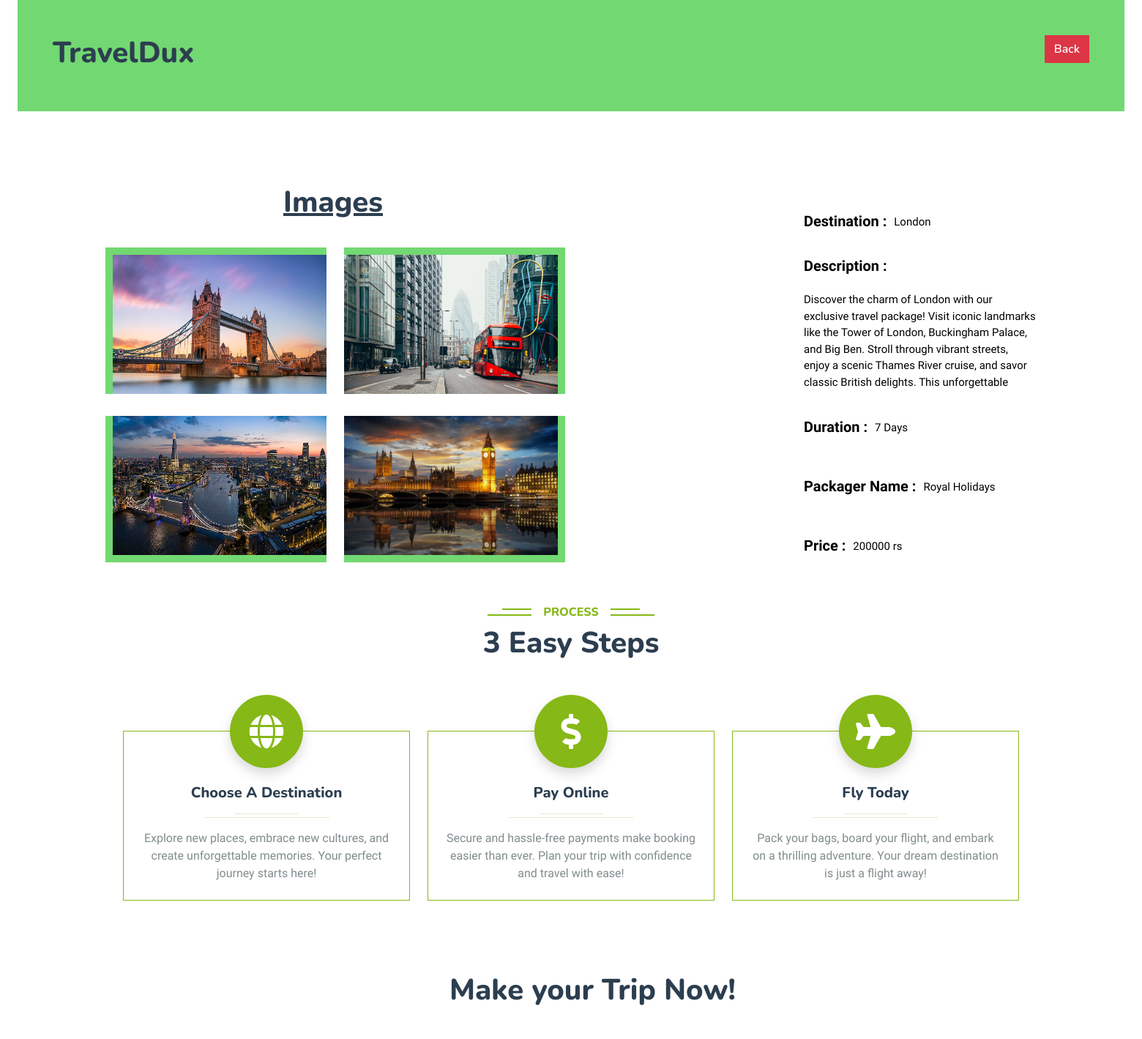
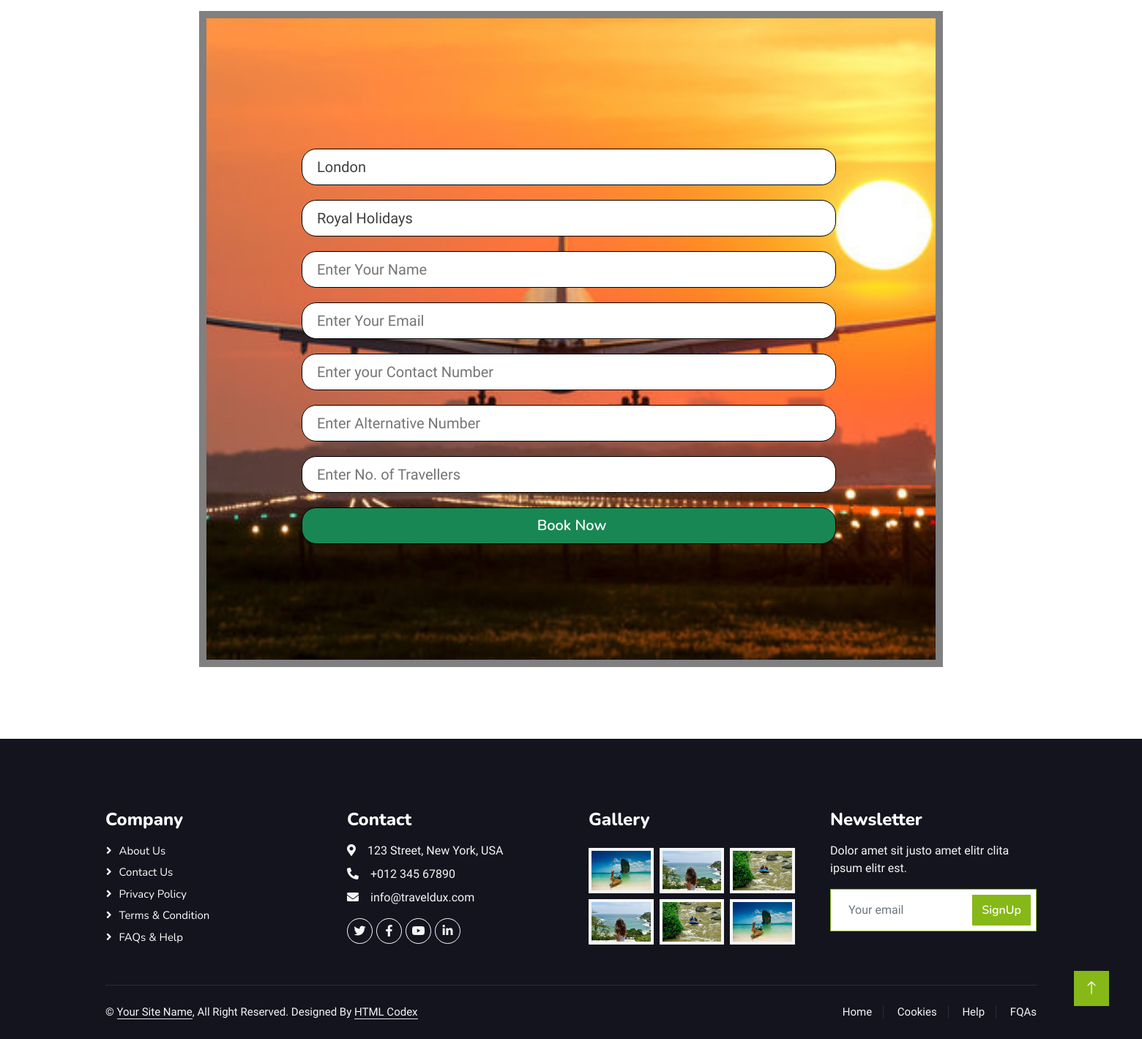
Page /userviewSection/2/ on the committed database (2 pictures, top to bottom).
### home/models.py (models this page shows, shortened)
class packages(models.Model):
    destination = models.CharField(max_length=100)
    description = models.CharField(max_length=1000)
    duration = models.CharField(max_length=10)
    price = models.IntegerField()
    packager_name = models.CharField(max_length=100)
    image1 = models.ImageField(upload_to='uploads/',null=True, blank=True)
    image2 = models.ImageField(upload_to='uploads/',null=True, blank=True)
    image3 = models.ImageField(upload_to='uploads/',null=True, blank=True)
    image4 = models.ImageField(upload_to='uploads/',null=True, blank=True)
    verification = models.CharField(max_length=100,default="Not Verified")

### home/views.py (the view)
# urls.py: path('userviewSection/<int:id>/',views.UserViewSection,name='Userviewsection'),
def UserViewSection(request,id):
    item = packages.objects.filter(id=id)
    context = {
        'item':item
    }
    return render(request,'userInterface/userView.html',context)

### template/userInterface/userView.html (shortened to what this page needs)
{% load static %}
<!DOCTYPE html>
<html lang="en">
<head>
    <link rel="stylesheet" href="https://cdn.jsdelivr.net/npm/bootstrap@5.3.3/dist/css/bootstrap.min.css">
    <link href="https://cdnjs.cloudflare.com/ajax/libs/font-awesome/5.10.0/css/all.min.css" rel="stylesheet">
    <link href="https://cdn.jsdelivr.net/npm/bootstrap-icons@1.4.1/font/bootstrap-icons.css" rel="stylesheet">
    <link href="{% static 'lib/animate/animate.min.css' %}" rel="stylesheet">
    <link href="{% static 'lib/owlcarousel/assets/owl.carousel.min.css' %}" rel="stylesheet">
    <link href="{% static 'lib/tempusdominus/css/tempusdominus-bootstrap-4.min.css' %}" rel="stylesheet" />
    <link href="{% static 'css/bootstrap.min.css' %}" rel="stylesheet">
    <link href="{% static 'css/style.css' %}" rel="stylesheet">
</head>
<body>
    <div class="container-fluid">
        <div class="nav col-md-12" style="background-color: rgb(114, 216, 114);">
            <div class="col-md-6">
                <div class="title p-5">
                    <h1>TravelDux</h1>
                </div>
            </div>
            <div class="col-md-6">
                <div class="logout p-5" style="display:flex;justify-content:end;">
                    <a href="{% url 'packagePage' %}" class="btn btn-danger">Back</a>
                </div>
            </div>
        </div>
    </div>
    <div class="container col-md-12 d-flex">
        {% for i in item %}
        <div class="col-md-9">
            <h1 style="margin-left: 50px;margin-left: 243px;margin-top: 100px;"><u>Images</u></h1>
            <div class="row d-flex">
                <div class="col-md-4"><img src="{{i.image1.url}}" alt="image 1" class="images" style="border-top: 10px solid  rgb(114, 216, 114);border-left: 10px solid  rgb(114, 216, 114);"></div>
                <div class="col-md-4"><img src="{{i.image2.url}}" alt="image 2" class="images" style="border-top: 10px solid  rgb(114, 216, 114);border-right: 10px solid  rgb(114, 216, 114);"></div>
            </div>
            <div class="row d-flex">
                <div class="col-md-4"><img src="{{i.image3.url}}" alt="image 3" class="images" style="border-bottom: 10px solid  rgb(114, 216, 114);border-left: 10px solid  rgb(114, 216, 114);"></div>
                <div class="col-md-4"><img src="{{i.image4.url}}" alt="image 4" class="images" style="border-bottom: 10px solid  rgb(114, 216, 114);border-right: 10px solid  rgb(114, 216, 114);"></div>
            </div>
        </div>
        <div class="col-md-3" style="margin-top: 100px;">
            <div class="details d-flex"><p class="label">Destination :&nbsp;&nbsp; <p class="details"> {{i.destination}}</p></p></div>
            <div class="description"><p class="label">Description : <p class="details"> {{i.description}}</p></p></div>
            <div class="details d-flex"><p class="label">Duration :&nbsp;&nbsp; <p class="details"> {{i.duration}} Days</p></p></div>
            <div class="details d-flex"><p class="label">Packager Name :&nbsp;&nbsp; <p class="details"> {{i.packager_name}}</p></p></div>
            <div class="details d-flex"><p class="label">Price :&nbsp;&nbsp; <p class="details"> {{i.price}} rs</p></p></div>
        </div>
        {% endfor %}
    </div>
    <div class="container-xxl py-5">
        <div class="container">
            <div class="text-center pb-4 wow fadeInUp" data-wow-delay="0.1s">
                <h6 class="section-title bg-white text-center text-primary px-3">Process</h6>
                <h1 class="mb-5">3 Easy Steps</h1>
            </div>
            <div class="row gy-5 gx-4 justify-content-center">
                <div class="col-lg-4 col-sm-6 text-center pt-4 wow fadeInUp" data-wow-delay="0.1s">
                    <div class="position-relative border border-primary pt-5 pb-4 px-4">
                        <div class="d-inline-flex align-items-center justify-content-center bg-primary rounded-circle position-absolute top-0 start-50 translate-middle shadow" style="width: 100px; height: 100px;">
                            <i class="fa fa-globe fa-3x text-white"></i>
                        </div>
                        <h5 class="mt-4">Choose A Destination</h5>
                        <hr class="w-25 mx-auto bg-primary mb-1">
                        <hr class="w-50 mx-auto bg-primary mt-0">
                        <p class="mb-0">Explore new places, embrace new cultures, and create unforgettable memories. Your perfect journey starts here! </p>
                    </div>
                </div>
                <div class="col-lg-4 col-sm-6 text-center pt-4 wow fadeInUp" data-wow-delay="0.3s">
                    <div class="position-relative border border-primary pt-5 pb-4 px-4">
                        <div class="d-inline-flex align-items-center justify-content-center bg-primary rounded-circle position-absolute top-0 start-50 translate-middle shadow" style="width: 100px; height: 100px;">
                            <i class="fa fa-dollar-sign fa-3x text-white"></i>
                        </div>
                        <h5 class="mt-4">Pay Online</h5>
                        <hr class="w-25 mx-auto bg-primary mb-1">
                        <hr class="w-50 mx-auto bg-primary mt-0">
                        <p class="mb-0">Secure and hassle-free payments make booking easier than ever. Plan your trip with confidence and travel with ease!</p>
                    </div>
                </div>
                <div class="col-lg-4 col-sm-6 text-center pt-4 wow fadeInUp" data-wow-delay="0.5s">
                    <div class="position-relative border border-primary pt-5 pb-4 px-4">
                        <div class="d-inline-flex align-items-center justify-content-center bg-primary rounded-circle position-absolute top-0 start-50 translate-middle shadow" style="width: 100px; height: 100px;">
                            <i class="fa fa-plane fa-3x text-white"></i>
                        </div>
                        <h5 class="mt-4">Fly Today</h5>
                        <hr class="w-25 mx-auto bg-primary mb-1">
                        <hr class="w-50 mx-auto bg-primary mt-0">
                        <p class="mb-0">Pack your bags, board your flight, and embark on a thrilling adventure. Your dream destination is just a flight away! </p>
                    </div>
                </div>
            </div>
        </div>
    </div>
    <div class="container col-md-12">
        <div class="row">
            <h1 class="heading" style="margin-left: 470px;margin-top: 50px;">Make your Trip Now!</h1>
        </div>
        <div class="row" style="padding: 50px 140px;">
            {% for i in item %}
            <form action="{% url 'bookingDetails' %}" method="POST" class="inpForm">
                <input type="text" name="destination" id="" placeholder="Destination" class="bookinp valued" value="{{i.destination}}" required required >
                <input type="text" name="packager_name" id="" placeholder="packager_name" class="bookinp valued" value="{{i.packager_name}}" required >
                <input type="text" name="name" id="" placeholder="Enter Your Name" class="bookinp" required>
                <input type="email" name="email" id="" placeholder="Enter Your Email" class="bookinp" required>
                <input type="text" name="phone1" id="" placeholder="Enter your Contact Number" class="bookinp" required>
                <input type="text" name="phone2" id="" placeholder="Enter Alternative Number" class="bookinp" required>
                <input type="number" name="traveller" id="" placeholder="Enter No. of Travellers" class="bookinp" required>
                <button type="submit" class="btn btn-success bookinp">Book Now</button>
            </form>
            {% endfor %}
        </div>
    </div>
    <div class="container-fluid bg-dark text-light footer pt-5 mt-5 wow fadeIn" data-wow-delay="0.1s">
        <div class="container py-5">
            <div class="row g-5">
                <div class="col-lg-3 col-md-6">
                    <h4 class="text-white mb-3">Company</h4>
                    <a class="btn btn-link" href="">About Us</a>
                    <a class="btn btn-link" href="">Contact Us</a>
                    <a class="btn btn-link" href="">Privacy Policy</a>
                    <a class="btn btn-link" href="">Terms & Condition</a>
                    <a class="btn btn-link" href="">FAQs & Help</a>
                </div>
                <div class="col-lg-3 col-md-6">
                    <h4 class="text-white mb-3">Contact</h4>
                    <p class="mb-2"><i class="fa fa-map-marker-alt me-3"></i>123 Street, New York, USA</p>
                    <p class="mb-2"><i class="fa fa-phone-alt me-3"></i>+012 345 67890</p>
                    <p class="mb-2"><i class="fa fa-envelope me-3"></i>info@traveldux.com</p>
                    <div class="d-flex pt-2">
                        <a class="btn btn-outline-light btn-social" href=""><i class="fab fa-twitter"></i></a>
                        <a class="btn btn-outline-light btn-social" href=""><i class="fab fa-facebook-f"></i></a>
                        <a class="btn btn-outline-light btn-social" href=""><i class="fab fa-youtube"></i></a>
                        <a class="btn btn-outline-light btn-social" href=""><i class="fab fa-linkedin-in"></i></a>
                    </div>
                </div>
                <div class="col-lg-3 col-md-6">
                    <h4 class="text-white mb-3">Gallery</h4>
                    <div class="row g-2 pt-2">
                        <div class="col-4">
                            <img class="img-fluid bg-light p-1" src="{% static 'img/package-1.jpg' %}" alt="">
                        </div>
                        <div class="col-4">
                            <img class="img-fluid bg-light p-1" src="{% static 'img/package-2.jpg' %}" alt="">
                        </div>
                        <div class="col-4">
                            <img class="img-fluid bg-light p-1" src="{% static 'img/package-3.jpg' %}" alt="">
                        </div>
                        <div class="col-4">
                            <img class="img-fluid bg-light p-1" src="{% static 'img/package-2.jpg' %}" alt="">
                        </div>
                        <div class="col-4">
                            <img class="img-fluid bg-light p-1" src="{% static 'img/package-3.jpg' %}" alt="">
                        </div>
                        <div class="col-4">
                            <img class="img-fluid bg-light p-1" src="{% static 'img/package-1.jpg' %}" alt="">
                        </div>
                    </div>
                </div>
                <div class="col-lg-3 col-md-6">
                    <h4 class="text-white mb-3">Newsletter</h4>
                    <p>Dolor amet sit justo amet elitr clita ipsum elitr est.</p>
                    <div class="position-relative mx-auto" style="max-width: 400px;">
                        <input class="form-control border-primary w-100 py-3 ps-4 pe-5" type="text" placeholder="Your email">
                        <button type="button" class="btn btn-primary py-2 position-absolute top-0 end-0 mt-2 me-2">SignUp</button>
                    </div>
                </div>
            </div>
        </div>
        <div class="container">
            <div class="copyright">
                <div class="row">
                    <div class="col-md-6 text-center text-md-start mb-3 mb-md-0">
                        &copy; <a class="border-bottom" href="#">Your Site Name</a>, All Right Reserved.
                        Designed By <a class="border-bottom" href="https://htmlcodex.com">HTML Codex</a>
                    </div>
                    <div class="col-md-6 text-center text-md-end">
                        <div class="footer-menu">
                            <a href="">Home</a>
                            <a href="">Cookies</a>
                            <a href="">Help</a>
                            <a href="">FQAs</a>
                        </div>
                    </div>
                </div>
            </div>
        </div>
    <a href="#" class="btn btn-lg btn-primary btn-lg-square back-to-top"><i class="bi bi-arrow-up"></i></a>
</body>
</html>

### static/css/style.css (style rules this page uses)
:root { --primary: #86B817; --secondary: #FE8800; --light: #F5F5F5; --dark: #14141F; }
.back-to-top { position: fixed; display: none; right: 45px; bottom: 45px; z-index: 99; }
.btn { font-family: 'Nunito', sans-serif; font-weight: 600; transition: .5s; }
.btn.btn-primary, .btn.btn-secondary { color: #FFFFFF; }
.btn-lg-square { width: 48px; height: 48px; }
.btn-square, .btn-sm-square, .btn-lg-square { padding: 0; display: flex; align-items: center; justify-content: center; font-weight: normal; border-radius: 0px; }
.section-title { position: relative; display: inline-block; text-transform: uppercase; }
.section-title::before { position: absolute; content: ""; width: calc(100% + 80px); height: 2px; top: 4px; left: -40px; background: var(--primary); z-index: -1; }
.section-title::after { position: absolute; content: ""; width: calc(100% + 120px); height: 2px; bottom: 5px; left: -60px; background: var(--primary); z-index: -1; }
.footer .btn.btn-social { margin-right: 5px; width: 35px; height: 35px; display: flex; align-items: center; justify-content: center; color: var(--light); font-weight: normal; border: 1px solid #FFFFFF; border-radius: 35px; transition: .3s; }
.footer .btn.btn-link { display: block; margin-bottom: 5px; padding: 0; text-align: left; color: #FFFFFF; font-size: 15px; font-weight: normal; text-transform: capitalize; transition: .3s; }
.footer .btn.btn-link::before { position: relative; content: "\f105"; font-family: "Font Awesome 5 Free"; font-weight: 900; margin-right: 10px; }
.footer .copyright { padding: 25px 0; font-size: 15px; border-top: 1px solid rgba(256, 256, 256, .1); }
.footer .copyright a { color: var(--light); }
.footer .footer-menu a { margin-right: 15px; padding-right: 15px; border-right: 1px solid rgba(255, 255, 255, .1); }
.footer .footer-menu a:last-child { margin-right: 0; padding-right: 0; border-right: none; }

### rows in the picture
packages: image1 (picture), image2 (picture), image3 (picture), image4 (picture), destination "London", description "Discover the charm of London with our exclusive travel package! Visit iconic landmarks like the Tower of London, Buckingham Palace, and Big Ben. Stroll through vibrant streets, enjoy a scenic Thames River cruise, and savor classic British delights. This unforgettable…", duration "7", packager_name "Royal Holidays", price "200000"
